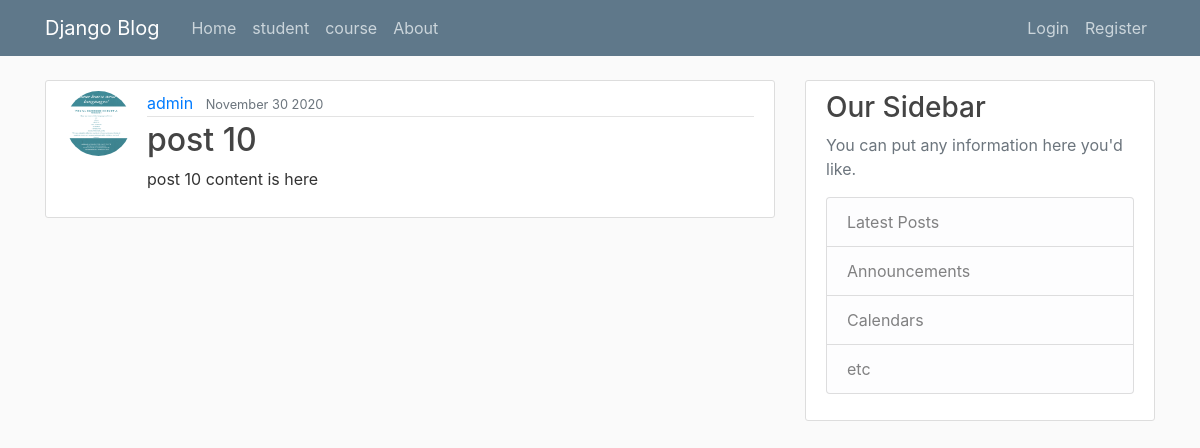
Screenshot of /blog/post/23 with the database file from the repository.
### blog/models.py (models this page shows, shortened)
class post(models.Model):
    title=models.CharField(max_length=64)
    content=models.TextField()
    date_posted=models.DateTimeField(default=timezone.now)
    author=models.ForeignKey(User,on_delete=models.CASCADE)

### users/models.py (models this page shows, shortened)
class profile(models.Model):
    user=models.OneToOneField(User,on_delete=models.CASCADE,related_name="profile")
    image=models.ImageField(default='default.jpg',upload_to='profile_pic')

### blog/views.py (the view)
# urls.py: path("post/<int:pk>",PostDetailView.as_view(),name="post-detail"),
class PostDetailView(DetailView):
    model = post

### blog/templates/blog/post_detail.html (shortened to what this page needs)
{% extends "blog/layout.html" %}
{% block content %}
      <article class="media content-section">
       <img class="rounded-circle article-img" src="{{ object.author.profile.image.url }}" alt="">
       <div class="media-body">
        <div class="article-metadata">
          <a class="mr-2" href="#">{{ object.author }}</a>
          <small class="text-muted">{{ object.date_posted |date:"F d Y" }}</small>
        </div>
        <h2><a class="article-title" href="#">{{ object.title }}</a></h2>
        <p class="article-content">{{ object.content }}</p>
      </div>
    </article>
{% endblock %}

### blog/static/main.css (style rules this page uses)
body { background: #fafafa; color: #333333; margin-top: 5rem; }
h1, h2, h3, h4, h5, h6 { color: #444444; }
.content-section { background: #ffffff; padding: 10px 20px; border: 1px solid #dddddd; border-radius: 3px; margin-bottom: 20px; }
.article-title { color: #444444; }
.article-content { white-space: pre-line; }
.article-img { height: 65px; width: 65px; margin-right: 16px; }
.article-metadata { padding-bottom: 1px; margin-bottom: 4px; border-bottom: 1px solid #e3e3e3 }

### rows the page displays
post: author.profile.image (picture), author "admin", date_posted "November 30 2020", title "post 10", content "post 10 content is here"
